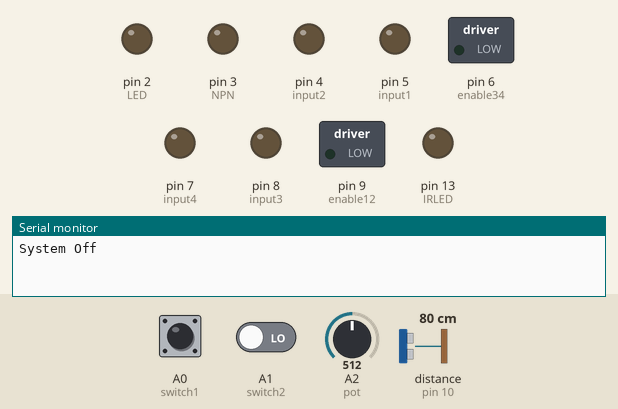
This sketch was run on a simulated Arduino Uno, built with avr-gcc and run on an emulated ATmega328P. Shown: switched loads named in the sketch (green lamp = pin HIGH), output pins drawn as LEDs (lit = HIGH), the last lines printed to the serial monitor. Wiring (inferred from the names in the program): ultrasonic range finder: trigger pin 12; echo pin 10. Dashed ring = blinking. The test bench sets the inputs (shaded band); at power-on: A0 (switch1) LOW, A1 (switch2) LOW, distance to the obstacle (sensor on pin 10) 80 cm, A2 (pot) = 512. The echo pulse lasts 58.3 µs per cm; pins used as bus, display or sensor lines are not drawn.

Above: at 1.2 s.
1.3 s: A0 (switch1) pulled HIGH for 0.15 s
At 1.37 s:
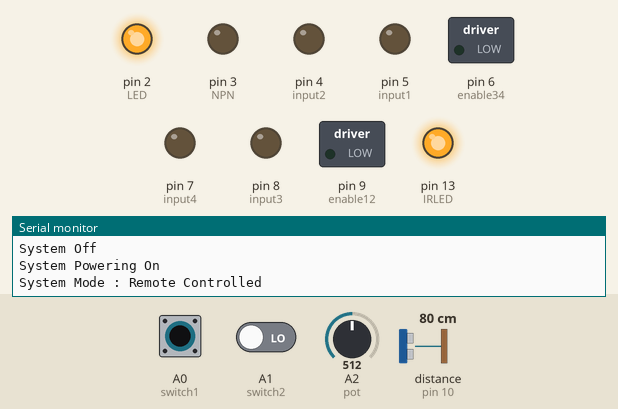
2.9 s: A0 (switch1) pulled HIGH for 3.2 s
At 7.0 s:
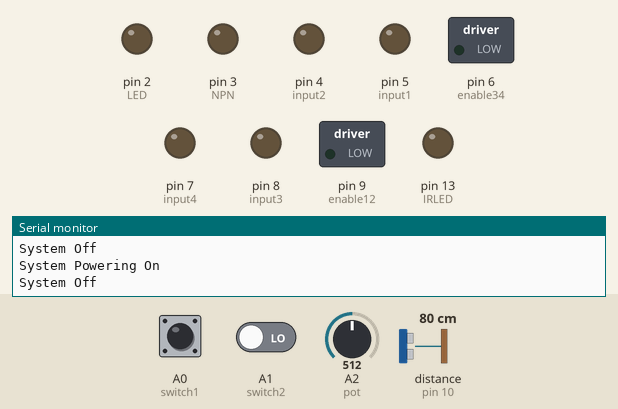
7.6 s: A0 (switch1) driven HIGH and A1 (switch2) driven HIGH
At 8.2 s:
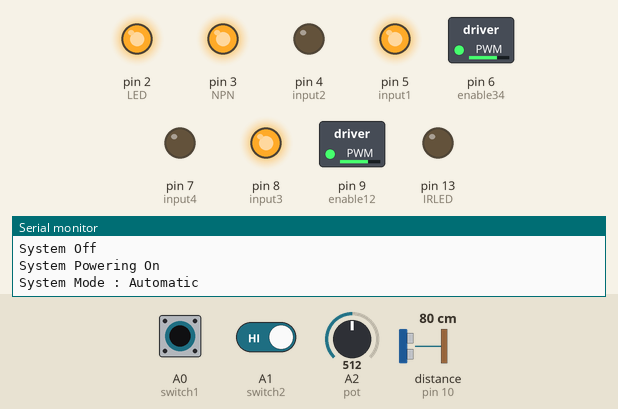
9.1 s: distance to the obstacle (sensor on pin 10) set to 29 cm
10.6 s: distance to the obstacle (sensor on pin 10) set to 23 cm
At 12.4 s:
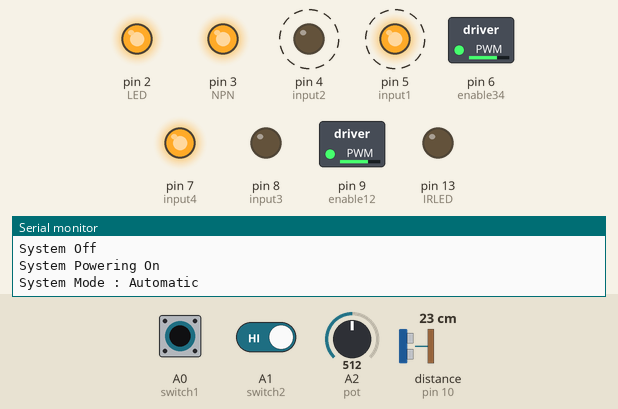
13.6 s: A2 (pot) set to 716
At 14.76 s:
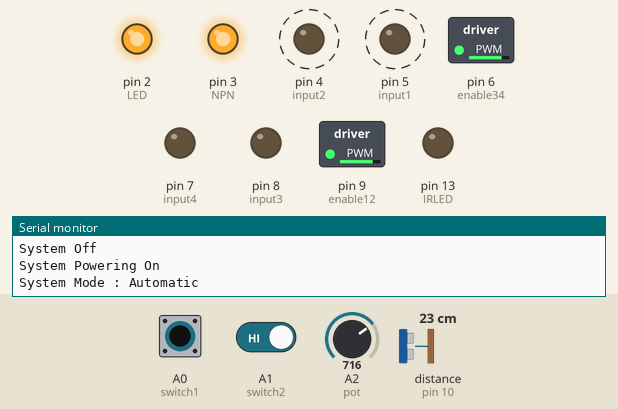
Timing chart, 0 to 17.6 s (numbered marks = the images above; inputs shaded):
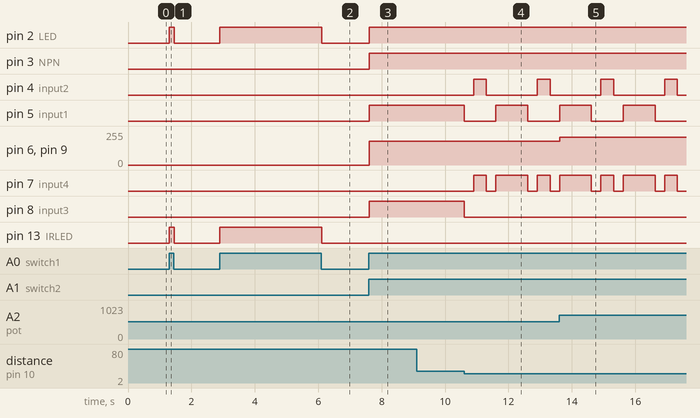

Measured:
- the behaviour switches between 27 and 26 cm on distance to the obstacle (sensor on pin 10) (found by bisection; images 3 and 4)
- after the input at 1.3 s, pin 2 (LED), pin 13 (IRLED): LOW → HIGH at once, → LOW 0.15 s later
- after the input at 2.9 s, pin 2 (LED), pin 13 (IRLED): LOW → HIGH at once, → LOW 3.2 s later
- after the input at 7.6 s, pin 2 (LED), pin 3 (NPN), pin 5 (input1), pin 8 (input3): LOW → HIGH at once; pin 6 (enable34), pin 9 (enable12): 0/255 → 177/255 at once
- after the input at 9.1 s, every drawn part: stays the same
- after the input at 10.6 s, pin 4 (input2): alternates HIGH for 0.40 s and LOW for 1.6 s, starting after 0.30 s; pin 5 (input1): HIGH → LOW at once, → HIGH 1.0 s later, → LOW 1.0 s later; pin 7 (input4): goes HIGH 0.40 s, LOW 0.30 s, HIGH 1.0 s, LOW 0.30 s, HIGH 0.40 s, then LOW, starting after 0.30 s; pin 8 (input3): HIGH → LOW at once
- after the input at 13.6 s, pin 6 (enable34), pin 9 (enable12): 177/255 → 208/255 at once

The sketch:

Code.ino
```cpp
//IR Remote Library and Setup
#include <IRremote.h>
IRrecv rc(11);
decode_results results;

//Pins used for the ultrasonic sensor and variable initalization
const int trigPin = 12;
const int echoPin = 10;
long duration;
int distance;

//Pins used for slidswitches
const int switch1 = A0;
const int switch2 = A1;

//Pin used for POWER LED
const int LED = 2;

//Pin used for IR MODE LED
const int IRLED = 13;

//Pin used for IR sensor
const int IRsen = 11;

//Pin used for NPN transistor to DC Motor
const int NPN = 3;

//Pin used for potentiometer
const int pot = A2;

//Pins used to L293D IC
const int enable12 = 9;
const int enable34 = 6;
const int input1 = 5;
const int input2 = 4;
const int input3 = 8;
const int input4 = 7;

//Counters
int sysstart = 0;
int sysoff = 0;
int automode = 0;
int irmode = 0;
boolean goingforward = false;
int dcmotoronoff = 1;

void setup()
{
  //Starts Serial Communication at 9600 Baud Rate
  Serial.begin(9600);

  //Pin Modes Set to either OUTPUT or INPUT
  pinMode(trigPin, OUTPUT);
  pinMode(echoPin, INPUT);
  pinMode(switch1, INPUT);
  pinMode(switch2, INPUT);
  pinMode(IRLED, OUTPUT);
  pinMode(LED, OUTPUT);
  pinMode(IRsen, INPUT);
  pinMode(NPN, OUTPUT);
  pinMode(pot, INPUT);
  pinMode(enable12, OUTPUT);
  pinMode(enable34, OUTPUT);
  pinMode(input1, OUTPUT);
  pinMode(input2, OUTPUT);
  pinMode(input3, OUTPUT);
  pinMode(input4, OUTPUT);

  //Enables the recieving process
  rc.enableIRIn();
}

void loop()
{
  //Using the Ultrasonic Sensor To Detect Distance
  int checkdist = distancecheck();

  //Reading Power Switch
  int power = digitalRead(switch1);

  //Reading Mode Switch
  int mode = digitalRead(switch2);

  //When Power Switch is ON
  if(power == 1)
  {
   	digitalWrite(LED, HIGH); //Green LED Turns On

    //Conditional statement to print status on serial monitor
    if(sysstart == 0)
    {
      Serial.println("System Powering On");
      sysstart++;
      sysoff = 0;
    }
    //Automatic mode when mode switch is set to ON
    if(mode == 1)
    {
      digitalWrite(NPN, HIGH); // DC Motor turns on for suction system

      //Conditional statement to print mode status on serial monitor
      if(automode == 0)
      {
        digitalWrite(IRLED, LOW);
        Serial.println("System Mode : Automatic");
        automode++;
        irmode = 0;
      }

      //Conditional statement that reverses and turns the vacuum if an obstacle is within 20 inches in front of the vacuum
      if(checkdist<=20)
      {
        stop(); //Calling function to stop vacuum
        delay(300); //Delaying 300 miliseconds
        backward(); //Calling function to reverse motor spin moving the vacuum backwards
        delay(400); //Delaying 400 milliseconds
        checkdist = distancecheck(); //Checks Distance
        stop(); //Calling function to stop vacuum
        delay(300); //Delaying 300 miliseconds
        turnRight(); //Calling function to turn the vacuum right by turning right side motor off and left side motor on
        checkdist = distancecheck(); //Checks Distance
        delay(1000); //Delaying 1 second
        checkdist = distancecheck(); //Checks Distance
      }

      //If no obstacle is within 20 inches in front of the vacuum, clean forward
      else
      {
        forward(); //Calling function to turn both motor moving the vacuum forward
      }
    }
    //Switches to Manual Mode with IR Remote when mode switch is off
    if(mode == 0)
    {
      digitalWrite(IRLED, HIGH); //Mode LED turns on

      //Conditional Statement to print mode status on serial monitor
      if(irmode == 0)
      {
        Serial.println("System Mode : Remote Controlled");
        irmode++;
        stop();
        automode = 0;
      }

      //Recieves and matches input from ir remote to a function
      if(rc.decode(&results))
      {
        switch(results.value){
          case 0xFD00FF: //Power Button
          	if(dcmotoronoff == 1)
            {
              digitalWrite(NPN, HIGH); //Turns DC Motor On
              dcmotoronoff = 0;
            }
          	else
            {
              digitalWrite(NPN, LOW); //Turns DC Motor Off
              dcmotoronoff = 1;
            }
          	delay(50);
          	break;
          case 0xFD807F: //Volume+
          	forward(); //Calling function to turn both motor moving the vacuum forward
          	break;
          case 0xFD20DF: //Left(|<<)
          	turnLeft(); //Calling function to turn vacuum left
          	break;
          case 0xFD609F: //Right(>>|)
          	turnRight(); //Calling function to turn vacuum right
          	break;
          case 0xFDA05F: //Stop(>||)
          	stop(); //Calling function to stop vacuum
          	break ;
          case 0xFD906F: //Volume-
          	backward(); //Calling function to reverse both motors moving the vacuum backwards
          	break;
        }
        rc.resume();
      }
    }
  }
  else //If power switch is off, then all motors and LEDS are off
  {
    digitalWrite(LED, LOW);
    digitalWrite(IRLED, LOW);
    digitalWrite(NPN, LOW);
    stop();
    sysstart = 0;
    if(sysoff == 0)
    {
      Serial.println("System Off");
      sysoff++;
    }
  }
}

//Function to use ultrasonic sensor to check distance
long distancecheck()
{
  digitalWrite(trigPin, LOW);
  delayMicroseconds(2);
  digitalWrite(trigPin, HIGH);
  delayMicroseconds(10);
  digitalWrite(trigPin, LOW);
  duration = pulseIn(echoPin, HIGH);
  distance = duration / 74;
  return distance;
}

//Function to move vacuum forward
void forward()
{
  if(!goingforward)
  {
    //Reading Potentiometer
  	int motorspeed = map(analogRead(pot), 0, 1023, 100, 255);
    analogWrite(enable12, motorspeed);
  	analogWrite(enable34, motorspeed);
  	digitalWrite(input1, HIGH);
  	digitalWrite(input2, LOW);
  	digitalWrite(input3, HIGH);
  	digitalWrite(input4, LOW);
  }
}

//Function to turn vacuum right
void turnRight()
{
  //Reading Potentiometer
  int motorspeed = map(analogRead(pot), 0, 1023, 100, 255);
  analogWrite(enable12, motorspeed);
  analogWrite(enable34, motorspeed);
  digitalWrite(input1, HIGH);
  digitalWrite(input2, LOW);
  digitalWrite(input3, LOW);
  digitalWrite(input4, HIGH);
}

//Function to turn vacuum left
void turnLeft()
{
  //Reading Potentiometer
  int motorspeed = map(analogRead(pot), 0, 1023, 100, 255);
  analogWrite(enable12, motorspeed);
  analogWrite(enable34, motorspeed);
  digitalWrite(input1, LOW);
  digitalWrite(input2, HIGH);
  digitalWrite(input3, HIGH);
  digitalWrite(input4, LOW);
}

//Function to move vacuum backwards
void backward()
{
  //Reading Potentiometer
  int motorspeed = map(analogRead(pot), 0, 1023, 100, 255);
  goingforward = false;
  analogWrite(enable12, motorspeed);
  analogWrite(enable34, motorspeed);
  digitalWrite(input1, LOW);
  digitalWrite(input2, HIGH);
  digitalWrite(input3, LOW);
  digitalWrite(input4, HIGH);
}

//Function to stop vacuum
void stop()
{
  digitalWrite(input1, LOW);
  digitalWrite(input2, LOW);
  digitalWrite(input3, LOW);
  digitalWrite(input4, LOW);
}
```
